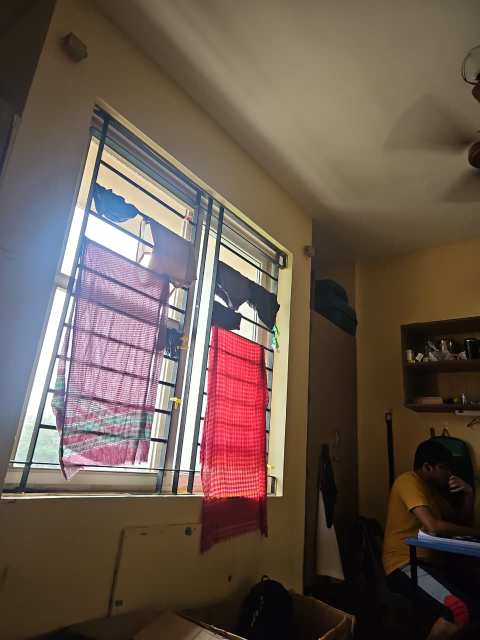
#> input picture input-files/2a_whatsapp_real.jpg, 960 x 1280 px, given in place of img100.jpg, which was not available (shown at 1/2 size)
$ python make_dataset.py out.png
#> lines starting #> are read from the running program, lines starting #| are printed output that depends on the picture; pictures that were not available may be replaced by others from this repository, and a replacement may not be noted
### verifier-and-server/tests/experiment/scfp.py
"""NumPy port of the scfp1 thumbnail step (securecam-core.js thumbnailsFromRGBA).

Used only to make the experiment fast. analyze.js re-checks a sample of images
against the JavaScript implementation and refuses to report if they differ.
"""
import numpy as np

N, NC = 128, 32


def thumbnails(rgb: np.ndarray) -> bytes:
    """rgb: HxWx3 uint8 array in display orientation. Returns Y|Cb|Cr bytes (18432)."""
    h, w, _ = rgb.shape
    if w < N or h < N:
        raise ValueError(f"image too small: {w}x{h}")
    R = rgb[:, :, 0].astype(np.int32)
    G = rgb[:, :, 1].astype(np.int32)
    B = rgb[:, :, 2].astype(np.int32)
    Y = (19595 * R + 38470 * G + 7471 * B + 32768) >> 16
    Cb = np.clip(((-11059 * R - 21709 * G + 32768 * B + 32768) >> 16) + 128, 0, 255)
    Cr = np.clip(((32768 * R - 27439 * G - 5329 * B + 32768) >> 16) + 128, 0, 255)
    # Cell (r, c) holds the pixels with floor(y*N/h) == r and floor(x*N/w) == c: contiguous
    # row and column bands, so exact integer sums come from two reduceat passes.
    rs = np.searchsorted((np.arange(h) * N) // h, np.arange(N))
    cs = np.searchsorted((np.arange(w) * N) // w, np.arange(N))
    cnt = (np.diff(np.append(rs, h))[:, None] * np.diff(np.append(cs, w))[None, :]).astype(np.int64)

    def cell(a):
        return np.add.reduceat(np.add.reduceat(a, rs, axis=0, dtype=np.int64), cs, axis=1)

    sY, sCb, sCr = cell(Y), cell(Cb), cell(Cr)
    y = (2 * sY + cnt) // (2 * cnt)
    f = N // NC

    def pool(s):
        return s.reshape(NC, f, NC, f).sum(axis=(1, 3))

    tn = pool(cnt)
    cb = (2 * pool(sCb) + tn) // (2 * tn)
    cr = (2 * pool(sCr) + tn) // (2 * tn)
    return (y.astype(np.uint8).tobytes() + cb.astype(np.uint8).ravel().tobytes()
            + cr.astype(np.uint8).ravel().tobytes())


def rotate_grid(g: np.ndarray, deg: int) -> np.ndarray:
    """Grid of the image rotated clockwise by deg (matches rotateGrid in JS)."""
    k = (deg // 90) % 4
    return np.rot90(g, -k).copy()


def rotate_thumbs(t: bytes, deg: int) -> bytes:
    y = np.frombuffer(t[:N * N], np.uint8).reshape(N, N)
    cb = np.frombuffer(t[N * N:N * N + NC * NC], np.uint8).reshape(NC, NC)
    cr = np.frombuffer(t[N * N + NC * NC:], np.uint8).reshape(NC, NC)
    return (rotate_grid(y, deg).tobytes() + rotate_grid(cb, deg).tobytes()
            + rotate_grid(cr, deg).tobytes())

### verifier-and-server/tests/experiment/make_dataset.py
"""Builds the robustness dataset for the scfp1 visual fingerprint.

For each source photo it creates a "camera original" (4000x3000 JPEG q95 with
sensor noise; every 4th one is stored sideways with EXIF orientation 6 like a
portrait phone photo), then:
  * clean platform copies (WhatsApp, Telegram, Instagram, ... simulations),
  * edited copies (clone, splice, text, recolour, blur, flat fill), each saved
    by an editor and then optionally sent through a platform.
Fingerprints are written as raw thumbnail files; analyze.js does the scoring
with the real JavaScript implementation.

Usage: python make_dataset.py <out_dir>
"""
import io
import json
import math
import os
import random
import sys

import numpy as np
from PIL import Image, ImageDraw, ImageFilter, ImageFont, ImageOps

from scfp import rotate_thumbs, thumbnails

OUT = sys.argv[1]
THUMBS = os.path.join(OUT, "thumbs")
os.makedirs(THUMBS, exist_ok=True)

SOURCES = [
    r"C:\Windows\Web\Screen\img100.jpg", r"C:\Windows\Web\Screen\img101.jpg",
    r"C:\Windows\Web\Screen\img102.jpg", r"C:\Windows\Web\Screen\img103.jpg",
    r"C:\Windows\Web\Screen\img104.jpg", r"C:\Windows\Web\Wallpaper\Spotlight\img14.jpg",
] + [rf"C:\Windows\Web\Wallpaper\Theme{t}\img{n}.jpg"
     for t, ns in (("A", (20, 22, 23)), ("B", range(24, 28)), ("C", range(28, 32)), ("D", range(32, 36)))
     for n in ns] + [r"C:\Windows\Web\Wallpaper\Windows\img19.jpg"]
# Excluded: ThemeA\img21.jpg (same picture as Screen\img101.jpg) and Windows\img0.jpg
# (same picture as Spotlight\img14.jpg). Theme colour variants are kept on purpose:
# they are near-identical in brightness and must still be told apart.

rng = random.Random(1234)
nrng = np.random.default_rng(1234)

# name: (long side or None, fixed width or None, quality or "png", resample)
PLATFORMS = {
    "whatsapp_std": (1600, None, 75, Image.BICUBIC),
    "whatsapp_hd": (4096, None, 85, Image.BICUBIC),
    "telegram": (1280, None, 87, Image.LANCZOS),
    "instagram": (None, 1080, 78, Image.BILINEAR),
    "facebook": (2048, None, 71, Image.LANCZOS),
    "email_resize": (1280, None, 80, Image.BILINEAR),
    "low_quality": (1600, None, 55, Image.BICUBIC),
    "screenshot_png": (1080, None, "png", Image.BILINEAR),
}


def encode(img, quality, exif=None):
    buf = io.BytesIO()
    if quality == "png":
        img.save(buf, "PNG")
    else:
        kw = {"quality": quality}
        if exif is not None:
            kw["exif"] = exif
        img.save(buf, "JPEG", **kw)
    return buf.getvalue()


def platform(img, name):
    if name == "wa_then_telegram":
        return platform(decode(platform(img, "whatsapp_std")), "telegram")
    long_side, width, q, res = PLATFORMS[name]
    w, h = img.size
    if width:
        scale = width / w
    else:
        scale = min(1.0, long_side / max(w, h))
    if scale < 1.0:
        img = img.resize((round(w * scale), round(h * scale)), res)
    return encode(img, q)


def decode(data):
    im = Image.open(io.BytesIO(data))
    im = ImageOps.exif_transpose(im)
    return im.convert("RGB")


def save_thumb(tid, t):
    with open(os.path.join(THUMBS, tid + ".bin"), "wb") as f:
        f.write(t)
    return tid


def phone_thumb(jpeg, exif_deg):
    """Emulates MainActivity: decode with a power-of-two sample size (min side >= 512),
    fingerprint the stored pixels, then rotate the grid by the EXIF rotation."""
    im = Image.open(io.BytesIO(jpeg))
    w, h = im.size
    s = 1
    while min(w, h) // (s * 2) >= 512:
        s *= 2
    im.draft("RGB", (w // s, h // s))
    arr = np.asarray(im.convert("RGB"))
    return rotate_thumbs(thumbnails(arr), exif_deg), (w, h), arr.shape[1::-1]


# [49 lines left out: functions rand_box, font, apply_edit, magnitude, not called in this run]


EDITS = [("clone", 0.01), ("clone", 0.03), ("splice", 0.01), ("splice", 0.03), ("text", 0.02),
         ("recolor", 0.03), ("blur", 0.02), ("flatfill", 0.01), ("clone", 0.004), ("text", 0.008)]
EDIT_PLATFORMS = ["editor_save", "whatsapp_std", "whatsapp_hd"]

jobs = {"originals": [], "variants": [], "parity": []}
display_images = []

for idx, src in enumerate(SOURCES):
    base = Image.open(src).convert("RGB")
#> base is the input picture: PIL image 960x1280 RGB; mean R, G, B 105.6, 89.2, 78.6
    w, h = base.size
#> w = 960; h = 1280
    cw = min(w, h * 4 // 3)
#> cw = 960
    ch = cw * 3 // 4
#> ch = 720
    base = base.crop(((w - cw) // 2, (h - ch) // 2, (w - cw) // 2 + cw, (h - ch) // 2 + ch)).resize((4000, 3000), Image.LANCZOS)
#> base: PIL image 4000x3000 RGB
    arr = np.asarray(base).astype(np.float32) + nrng.normal(0, 2.5, (3000, 4000, 3))
    stored = Image.fromarray(np.clip(arr, 0, 255).astype(np.uint8))
    portrait = idx % 4 == 3
    exif = Image.Exif()
    exif[274] = 6 if portrait else 1
    jpeg = encode(stored, 95, exif.tobytes())
    oid = f"o{idx:02d}"
    with open(os.path.join(OUT, oid + ".jpg"), "wb") as f:
        f.write(jpeg)
    pt, stored_size, decoded_size = phone_thumb(jpeg, 90 if portrait else 0)
#> in thumbnails, `Y = (19595 * R + 38470 * G + 7471 * B + 32768) >> 16`:
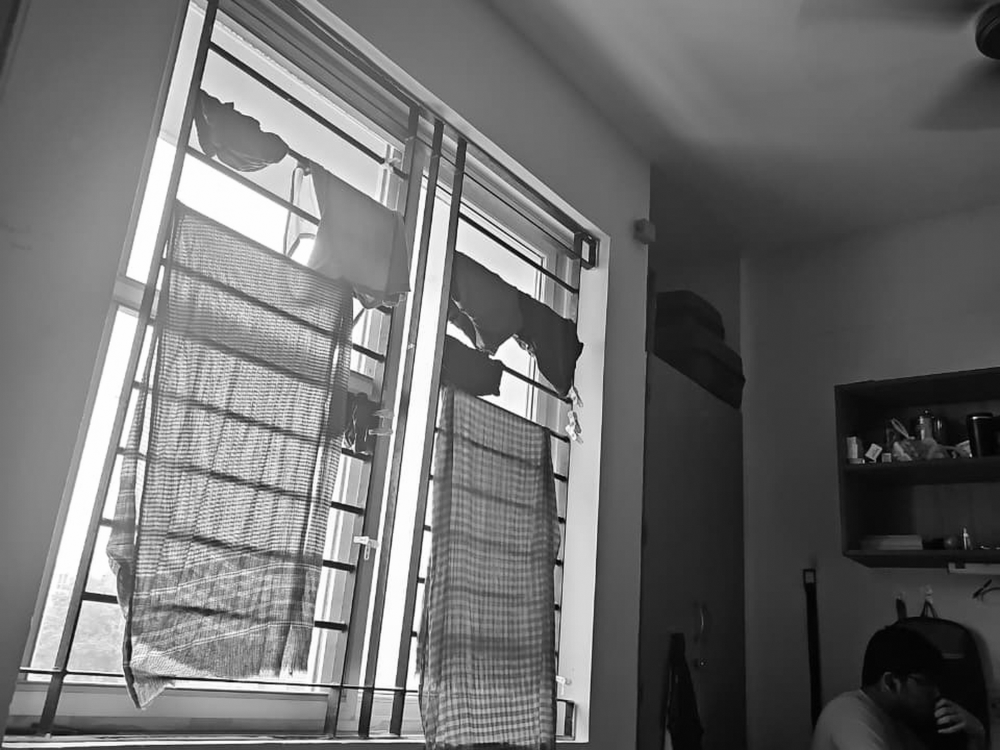
#> Y: shape (3000, 4000) int32 (shown at 1/4 size); min 0, max 255, mean 110.6
#> in thumbnails, `Cb = np.clip(((-11059 * R - 21709 * G + 32768 * B + 32768) >> 16) + 12..`:
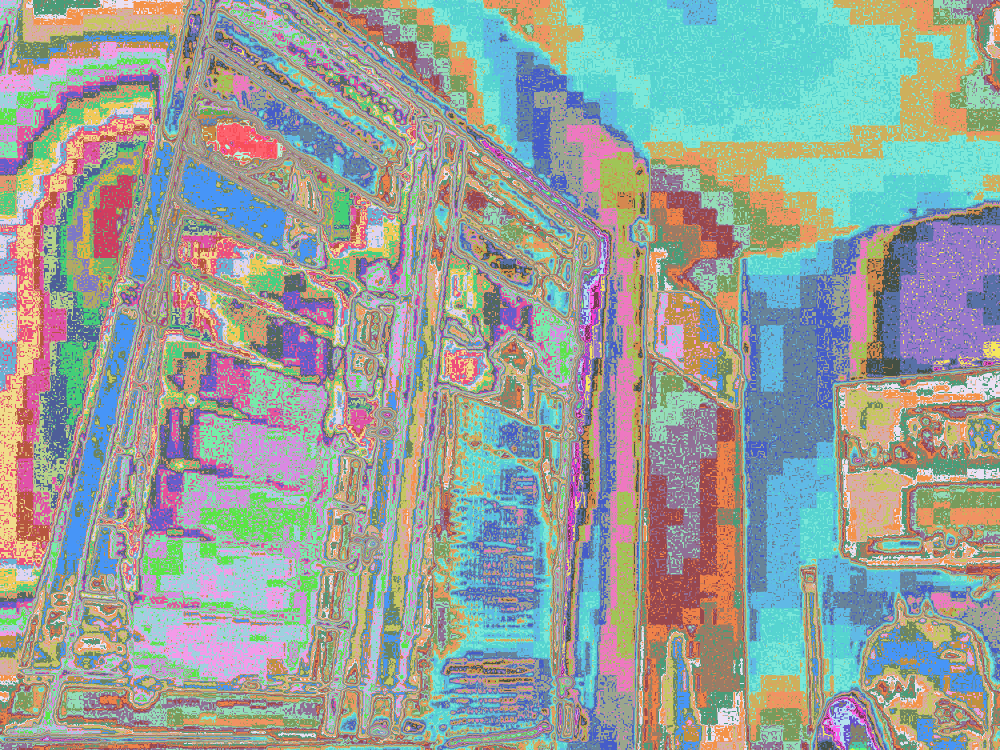
#> Cb: shape (3000, 4000) int32 (shown at 1/4 size); 114 distinct labels, from 58 to 171; one colour per label, 0 black
#> in thumbnails, `Cr = np.clip(((32768 * R - 27439 * G - 5329 * B + 32768) >> 16) + 128,..`:
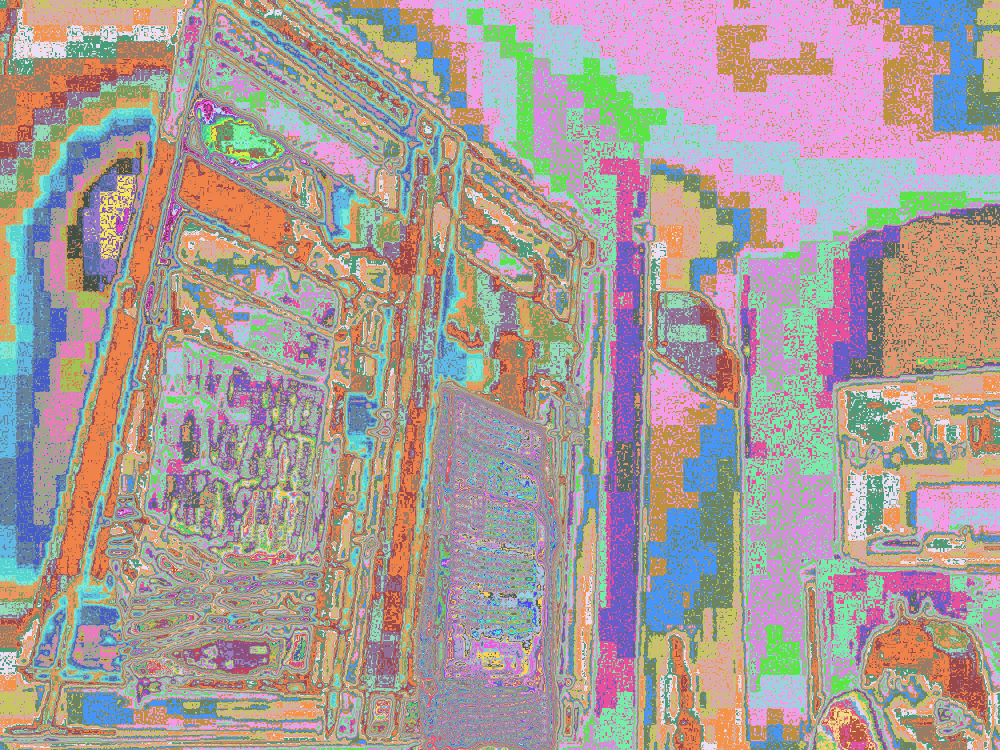
#> Cr: shape (3000, 4000) int32 (shown at 1/4 size); 165 distinct labels, from 66 to 230; one colour per label, 0 black
#> stored_size = (4000, 3000); decoded_size = (4000, 3000)
    display = decode(jpeg)
    display_images.append(display)
    jobs["originals"].append({
        "id": oid, "src": os.path.basename(src), "portrait": portrait, "stored": stored_size,
        "phoneDecoded": decoded_size, "display": display.size,
        "phoneThumb": save_thumb(oid + "_phone", pt),
        "fullThumb": save_thumb(oid + "_full", thumbnails(np.asarray(display))),
    })
    print(f"[{idx + 1}/{len(SOURCES)}] {oid} {os.path.basename(src)} portrait={portrait}", flush=True)

    for pname in list(PLATFORMS) + ["wa_then_telegram"]:
        data = platform(display, pname)
        im = decode(data)
        vid = f"{oid}_{pname}"
        jobs["variants"].append({"id": vid, "ref": oid, "kind": "clean", "platform": pname, "size": im.size,
                                 "bytes": len(data), "thumb": save_thumb(vid, thumbnails(np.asarray(im)))})
#> in thumbnails (call 3), `Cb = np.clip(((-11059 * R - 21709 * G + 32768 * B + 32768) >> 16) + 12..`:
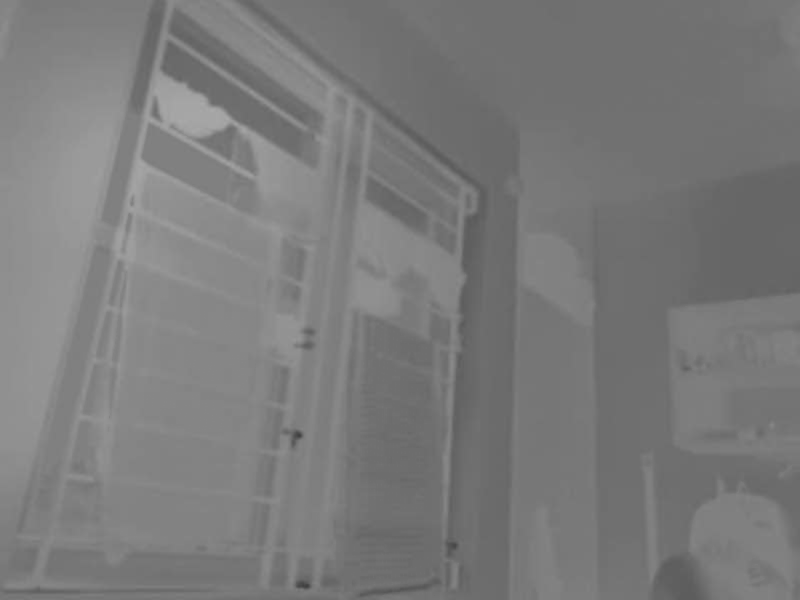
#> Cb: shape (1200, 1600) int32 (shown at 1/2 size); min 62, max 170, mean 122.3
#> in thumbnails (call 3), `Cr = np.clip(((32768 * R - 27439 * G - 5329 * B + 32768) >> 16) + 128,..`:
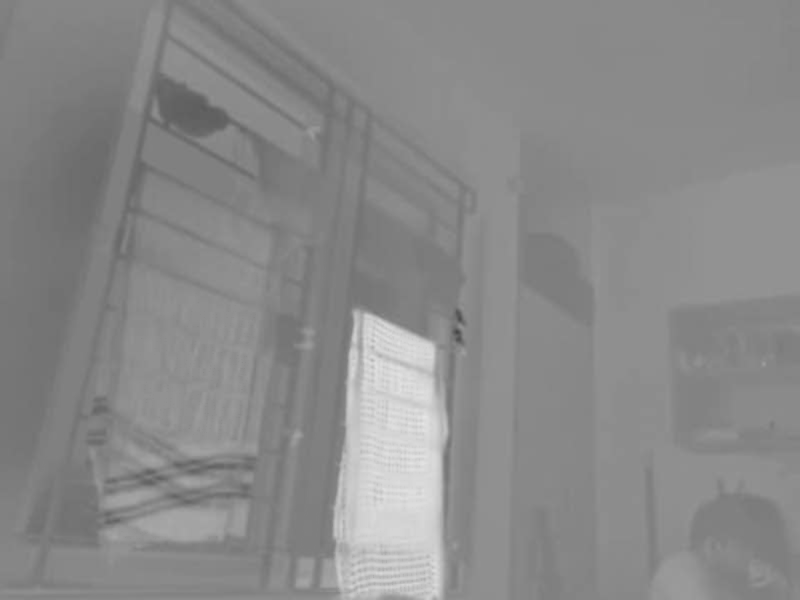
#> Cr: shape (1200, 1600) int32 (shown at 1/2 size); min 67, max 230, mean 137.6
#> in cell (call 9), `return np.add.reduceat(np.add.reduceat(a, rs, axis=0, dtype=np.int64),..`:
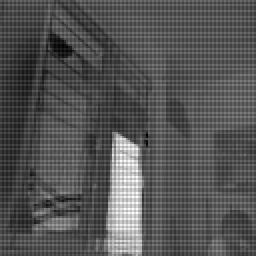
#> returned value: shape (128, 128) int64 (shown 2 times larger); min 10032, max 28345, mean 16126.2; drawn with min black and max white
#> in thumbnails (call 3), `tn = pool(cnt)`:
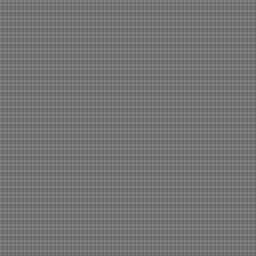
#> cnt: shape (128, 128) int64 (shown 2 times larger); min 108, max 130, mean 117.2
        if idx < 3 and pname in ("telegram", "screenshot_png", "instagram"):
            raw = os.path.join(OUT, vid + ".rgba")
            with open(raw, "wb") as f:
                f.write(np.asarray(im.convert("RGBA")).tobytes())
            jobs["parity"].append({"raw": raw, "w": im.size[0], "h": im.size[1], "thumb": vid})
#> pass 2 of the loop `for idx, src in enumerate(SOURCES):`:
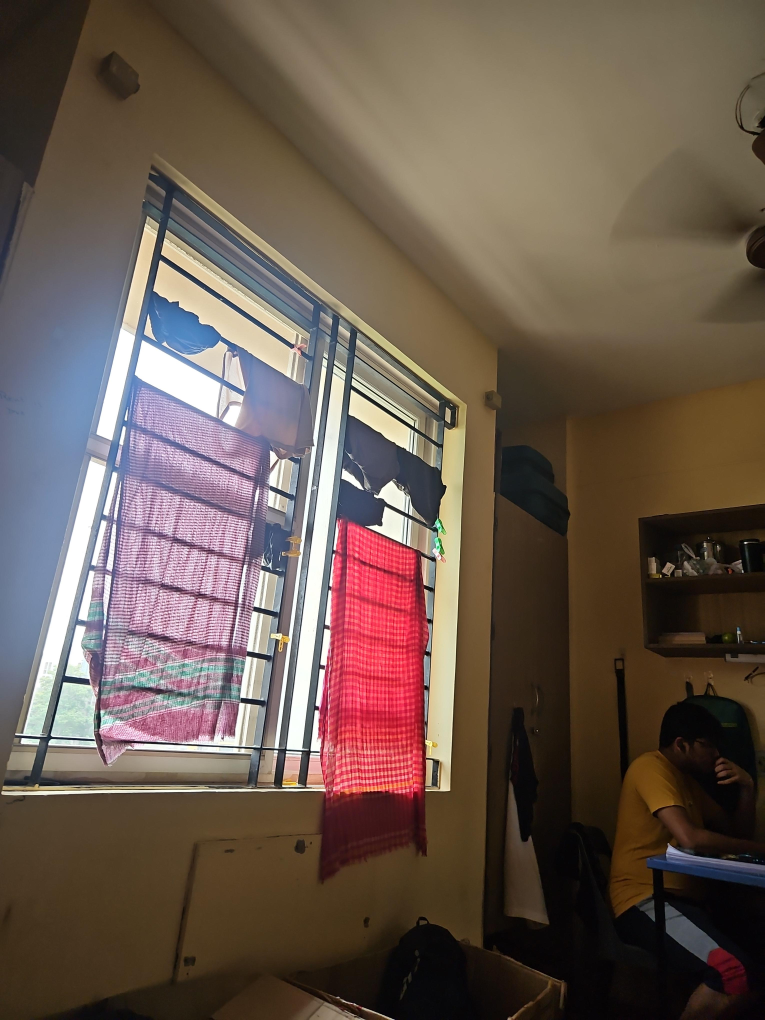
#> input picture input-files/2b_signal_real.jpg, 3060 x 4080 px, given in place of img101.jpg, which was not available (shown at 1/4 size)
#> base is the input picture: PIL image 3060x4080 RGB; mean R, G, B 105.6, 89.1, 78.7
#> base: PIL image 4000x3000 RGB
#> R: shape (3000, 4000) int32
#> in thumbnails (call 12), `G = rgb[:, :, 1].astype(np.int32)`:
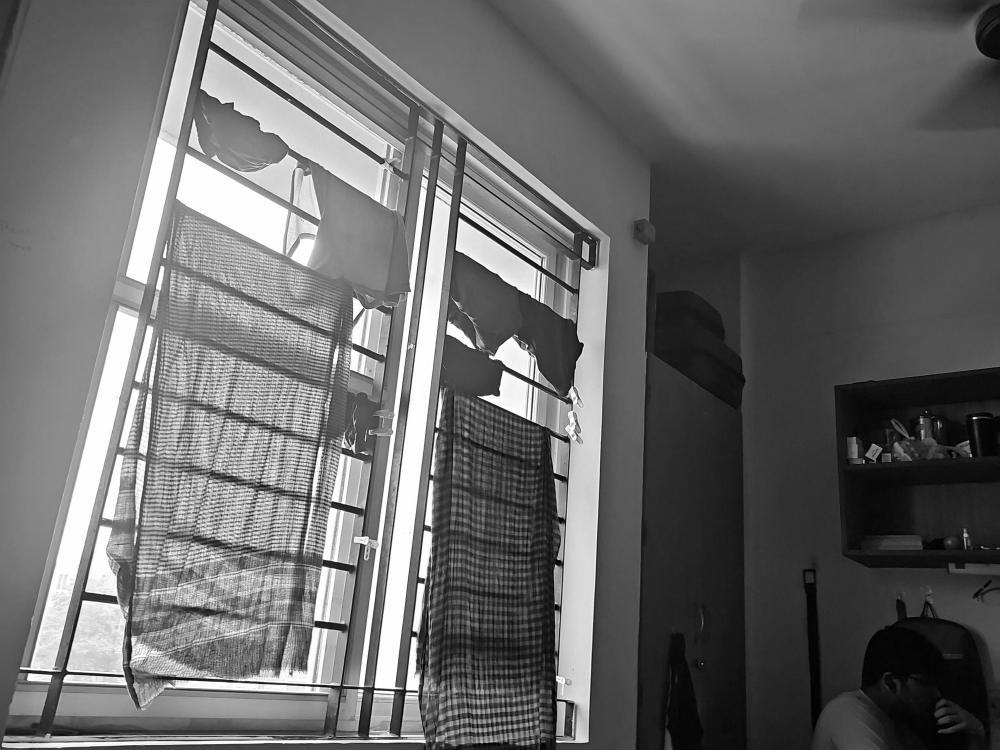
#> G: shape (3000, 4000) int32 (shown at 1/4 size); min 0, max 255, mean 105.6
#> in thumbnails (call 12), `B = rgb[:, :, 2].astype(np.int32)`:
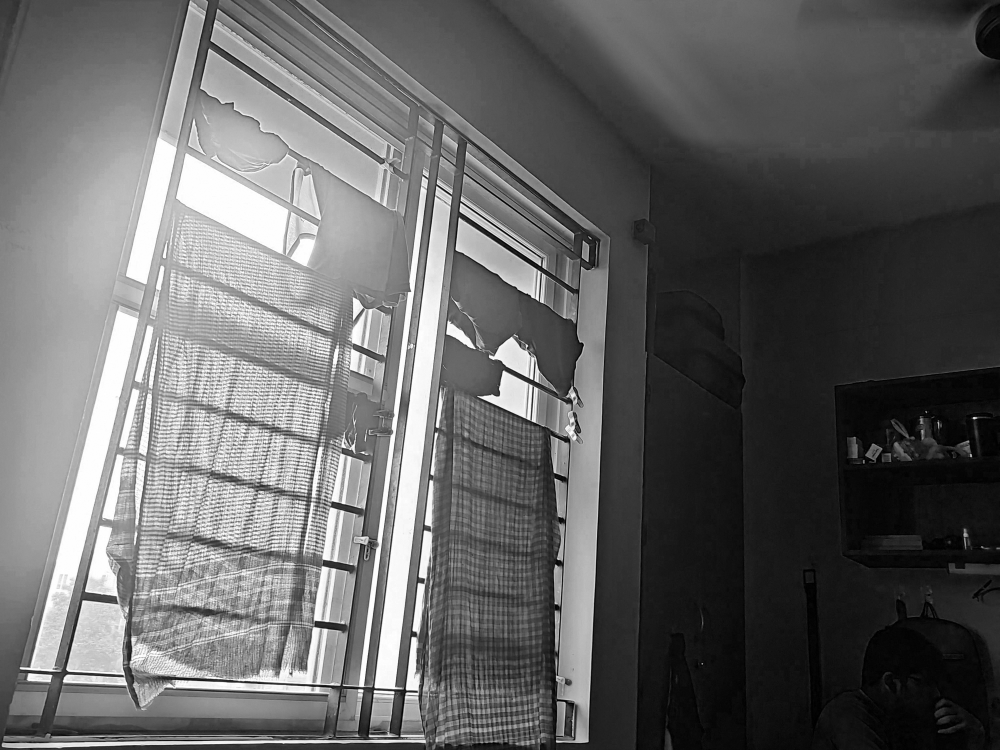
#> B: shape (3000, 4000) int32 (shown at 1/4 size); min 0, max 255, mean 100.6
#> (the run stopped early here; a loop or call above may not have finished)
